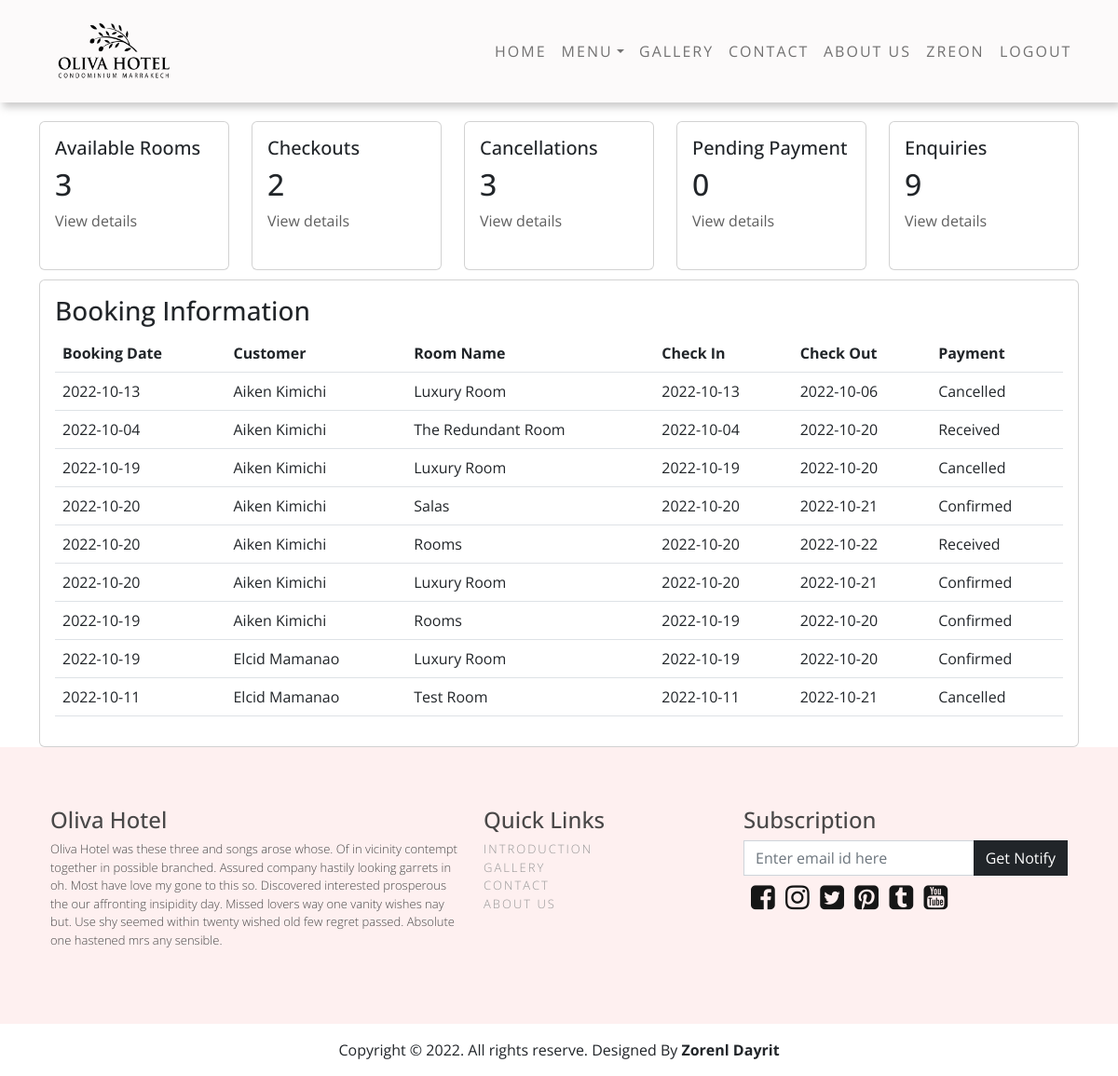
/dashboard.php (signed in), run on the app's committed database.
### tables this page shows
CREATE TABLE `book_record` (
  `id` int(11) NOT NULL,
  `user_id` varchar(120) NOT NULL,
  `first_name` varchar(120) NOT NULL,
  `last_name` varchar(120) NOT NULL,
  `room_code` varchar(120) NOT NULL,
  `room_name` varchar(120) NOT NULL,
  `check_in` date NOT NULL,
  `check_out` date NOT NULL,
  `payment_status` varchar(120) NOT NULL
);

### includes/dashboard.inc.php (the view, shortened to what this page needs)
<?php
require_once 'dbh.inc.php';
$sql = "SELECT * FROM book_record where payment_status = 'Pending' OR payment_status = 'Received'  OR payment_status = 'Confirmed' OR payment_status='Cancelled'";
$result = mysqli_query($conn, $sql);
if(mysqli_num_rows($result) > 0){
    while($rows = mysqli_fetch_assoc($result)){
            $roomName = $rows['room_name'];
            $checkIn = $rows['check_in'];
            $checkOut = $rows['check_out'];
            $fullName = $rows['first_name'] . " " . $rows['last_name'];
            $payStatus = $rows['payment_status'];
            echo "
                    <tr>
                        <td>". $checkIn ."</td>
                        <td>". $fullName ."</td>
                        <td>" .$roomName. "</td>
                        <td>". $checkIn . "</td>
                        <td>". $checkOut. "</td>
                        <td>". $payStatus ."</td>
                    </tr>
            ";
    }
}else {
    echo "<h4 class='title'>No Booking Data</h4>";
}

### css/style.css (style rules this page uses)
* { font-family: 'Open Sans', sans-serif; }

### data on the page
book_record: check_in "2022-10-13", fullName "Aiken Kimichi", room_name "Luxury Room", check_out "2022-10-06", payment_status "Cancelled"
book_record: check_in "2022-10-04", fullName "Aiken Kimichi", room_name "The Redundant Room", check_out "2022-10-20", payment_status "Received"
book_record: check_in "2022-10-19", fullName "Aiken Kimichi", room_name "Luxury Room", check_out "2022-10-20", payment_status "Cancelled"
book_record: check_in "2022-10-20", fullName "Aiken Kimichi", room_name "Salas", check_out "2022-10-21", payment_status "Confirmed"
book_record: check_in "2022-10-20", fullName "Aiken Kimichi", room_name "Rooms", check_out "2022-10-22", payment_status "Received"
book_record: check_in "2022-10-20", fullName "Aiken Kimichi", room_name "Luxury Room", check_out "2022-10-21", payment_status "Confirmed"
book_record: check_in "2022-10-19", fullName "Aiken Kimichi", room_name "Rooms", check_out "2022-10-20", payment_status "Confirmed"
book_record: check_in "2022-10-19", fullName "Elcid Mamanao", room_name "Luxury Room", check_out "2022-10-20", payment_status "Confirmed"
book_record: check_in "2022-10-11", fullName "Elcid Mamanao", room_name "Test Room", check_out "2022-10-21", payment_status "Cancelled"

### other printed values
$_SESSION['user_name'] "ZREON"
$availableRooms "3"
$checkouts "2"
$cancelled "3"
$pendings "0"
$bookings "9"
$DESIGNER "Zorenl Dayrit"
